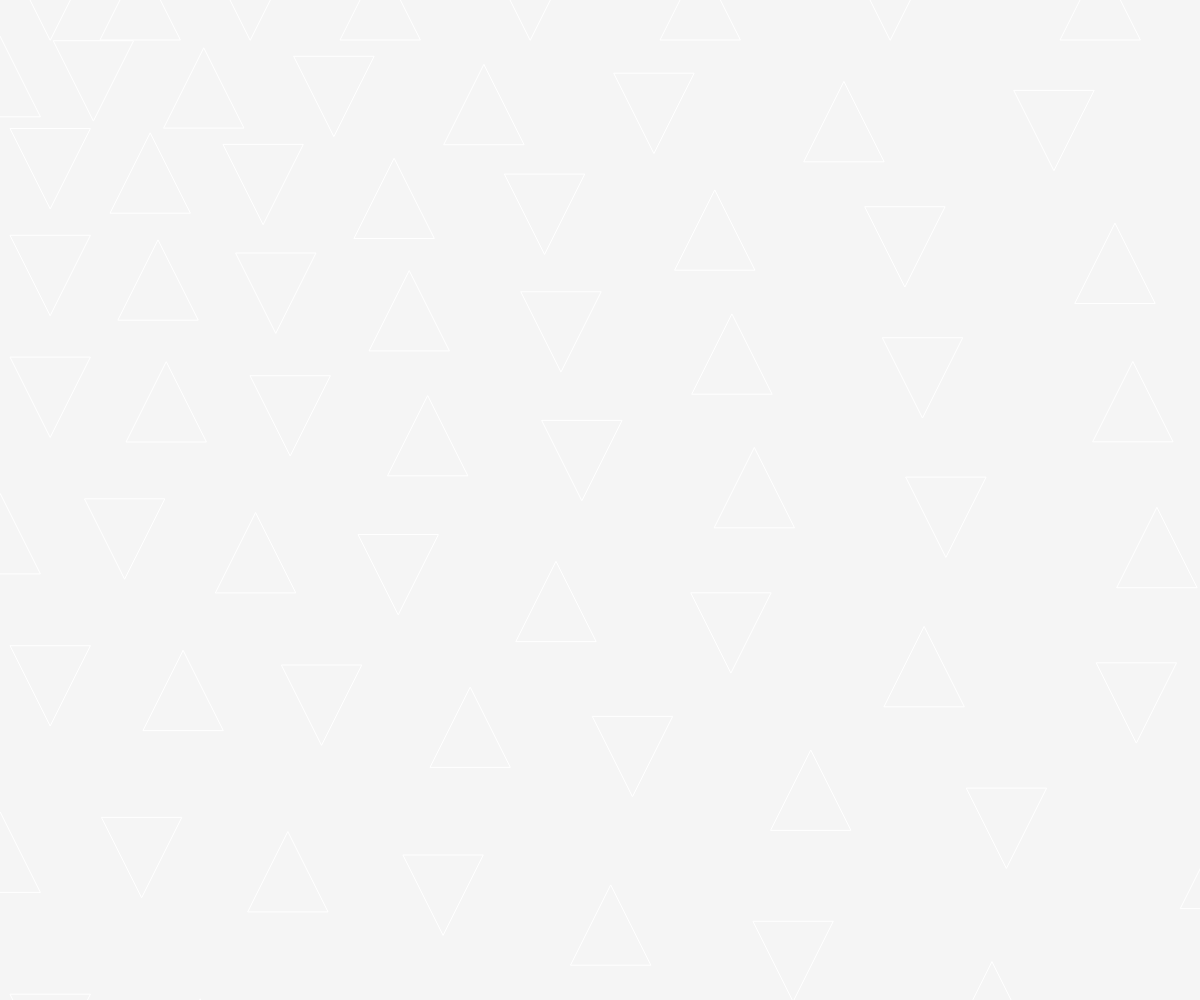
Frame 1 (no input)
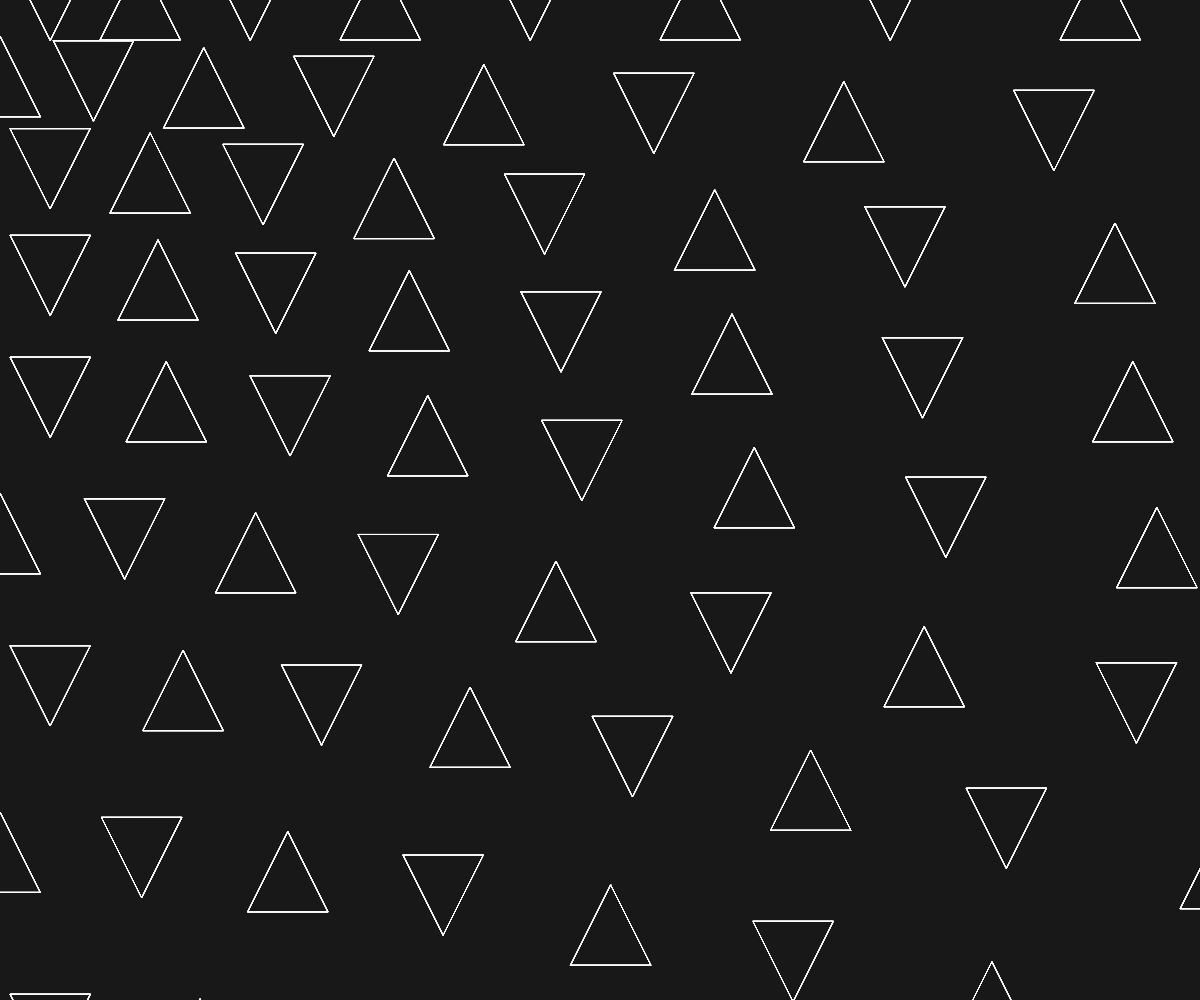
Frame 60 (no input)
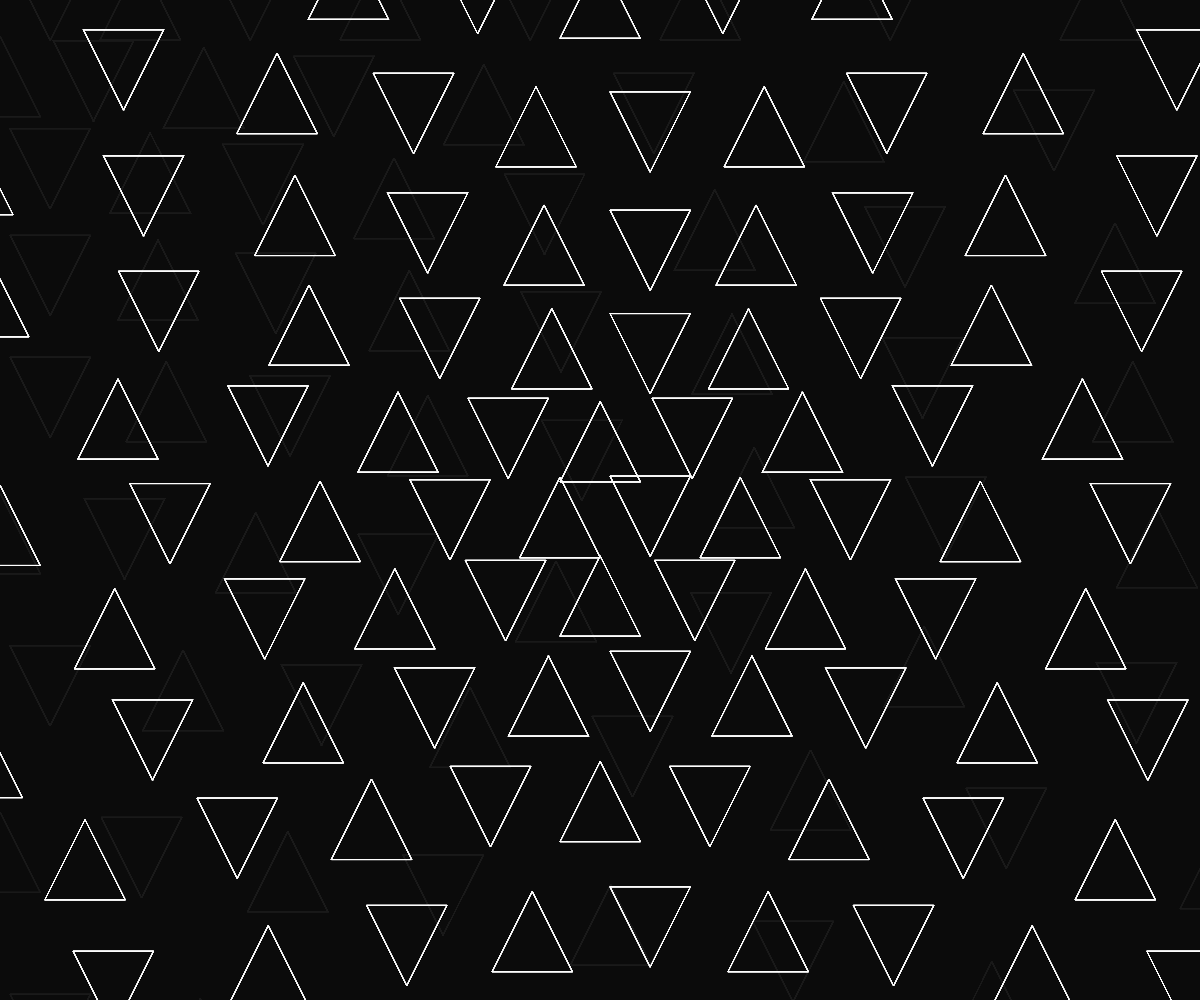
Frame 120 (the mouse pressed at the canvas centre since frame 60)

The p5.js sketch that drew these frames (run headless with seeded random() and noise() and a simulated clock; from frame 60 on, the mouse is pressed at the canvas centre):

// p5.js sketch
// ── sketch.js
function setup() {
  createCanvas(windowWidth, windowHeight);
}

function draw() {
  background(0, 10); // Reduced opacity for trail effect
  noFill();
  stroke(255);

  let spacing = 100; // Reduced spacing for tighter pattern
  let baseSize = 40; // Base size for triangles
  
  for(let x = 0; x < width + spacing; x += spacing) {
    for(let y = 0; y < height + spacing; y += spacing * 0.866) { // Adjusted for honeycomb pattern
      // Calculate attraction to mouse
      let dx = mouseX - x;
      let dy = mouseY - y;
      let distanz = dist(mouseX, mouseY, x, y);
      let attraction = map(distanz, 0, 200, 20, 0);
      
      // Apply subtle attraction
      let drawX = x + dx * attraction * 0.01;
      let drawY = y + dy * attraction * 0.01;
      
      // Offset every second row
      if (floor(y / (spacing * 0.866)) % 2 === 0) {
        drawX += spacing / 2;
      }
      
      // Alternate triangle orientation
      let shouldInvert = (floor(x / spacing) + floor(y / (spacing * 0.866))) % 2 === 0;
      
      if (shouldInvert) {
        triangle(
          drawX, drawY + baseSize,
          drawX - baseSize, drawY - baseSize,
          drawX + baseSize, drawY - baseSize
        );
      } else {
        triangle(
          drawX, drawY - baseSize,
          drawX - baseSize, drawY + baseSize,
          drawX + baseSize, drawY + baseSize
        );
      }
    }
  }
}
 
